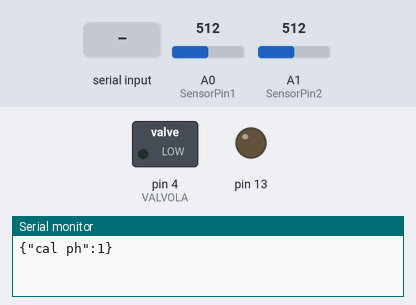
Bench run of a sketch on a simulated Arduino Uno, built with avr-gcc and run on an emulated ATmega328P. On the bench: switched loads named in the sketch (green lamp = pin HIGH), output pins drawn as LEDs (lit = HIGH), the last lines printed to the serial monitor. Dashed ring = blinking. The inputs (shaded band) are chosen by the test bench; at power-on: A0 (SensorPin1) = 512, A1 (SensorPin2) = 512.

Above: at 2.5 s.
2.6 s: "1" received over Serial
At 5.1 s:
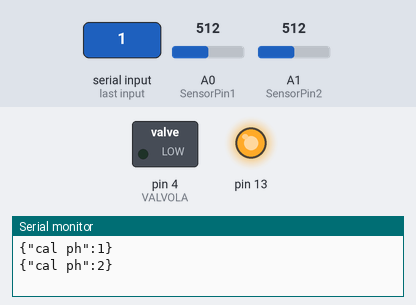
5.6 s: "0" received over Serial
At 6.91 s:
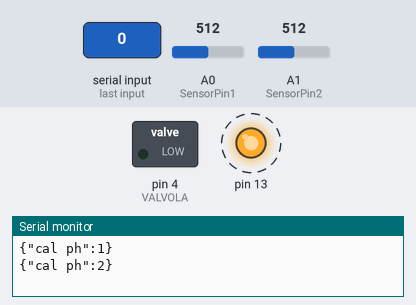
Timing chart, 0 to 9.0 s (numbered marks = the images above; inputs shaded):
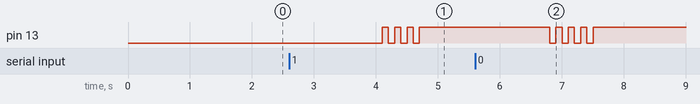

Measured:
- after the input at 2.6 s, pin 13: alternates HIGH for 0.10 s and LOW for 0.10 s, 7 changes in all, then stays HIGH, starting after 1.5 s
- after the input at 5.6 s, pin 13: alternates HIGH for 0.10 s and LOW for 0.10 s, 8 changes in all, then stays HIGH, starting after 1.2 s

The sketch:

tarature_phmeterarduinouno.ino
```cpp
#include <ArduinoJson.h>
#include <ArduinoJson.hpp>


float tdsValue1, tdsValue2;
float temperature1, temperature2;


//inizializzazione sensore temperatura
#include <DS18B20.h>
DS18B20 ds1(5);
DS18B20 ds2(6);
uint8_t address[] ={40, 250, 31, 218, 4, 0, 0, 52};
uint8_t selected;

/*

  Per reperire la libreria GravityTDS navigare a questo link:
  https://github.com/MRcodino07/HELIOS_SensoriArduinoUno/tree/main/Librerie

  Poi in Arduino IDE andare su Sketch/Include libraries/Add .zip e aggiungere il file scaricato NON ESTRATTO!

*/

//#include "GravityTDS1.h"
#include "GravityTDS.h"
#define TdsSensorPin1 A3
#define TdsSensorPin2 A4
GravityTDS gravityTds1, gravityTds2;

#define VALVOLA 4

/* CALIBRAZIONE CONDUCIMETRO!!!
  1. A sensore stabilizzato, scrivere nel Serial Monitor "enter"
  2. Scrivere successivamente "cal:" con in aggiunta la conducibilità della sostanza esaminata
    in uS/cm / 1.56 (per esempio se la conducibilità è 1500 uS/cm bisogna scrivere "cal: 961")
  3. Scrivere infine exit e premere invio per salvare la calibrazione
*/

// pH
// temperatura
// conducimetro


  float pHValue1, pHValue2;


//Alcune variabili e parametri necessari per il Sensore
#define SensorPin1 A0
#define SensorPin2 A1          //pH meter Analog output to Arduino Analog Input 0
#define Offset 0.00            //deviation compensate

#define ArrayLength  40    //times of collection
int pHArray1[ArrayLength], pHArray2[ArrayLength];
int tempArray1[ArrayLength], tempArray2[ArrayLength];  //Store the average value of the sensor feedback

//Parametri necessari per la linearizzazione
float calibph1_7=1.647, calibph2_7=1.647;
float calibph1_4=0.35, calibph2_4=0.35;
float m1, m2;
float b1, b2;

StaticJsonDocument<200> jsonBuffer;

float calcRetta(float ph4, float ph7){
  return (4.0-7.0)/(ph4 - ph7);
}
float calcB(float m, float ph7){
  return 7.0-m*ph7;
}


// chiamata in loop quando c'è un comando dalla seriale (mandato dal raspberry qui per arduino)
void gestSerialCmd() {
    static String riga;

    riga = Serial.readString();  // legge il json come stringa
    deserializeJson(jsonBuffer, riga); // lo converte in jsonBuffer

    if (jsonBuffer.containsKey("cal1")) {
      gravityTds1.setTemperature(temperature1);
      jsonBuffer["ritorno"] = gravityTds1.calibra(jsonBuffer["cal1"]);
      sendData(jsonBuffer);
    }
    else if (jsonBuffer.containsKey("cal2")) {
      gravityTds2.setTemperature(temperature2);
      jsonBuffer["ritorno"] = gravityTds2.calibra(jsonBuffer["cal2"]);
      sendData(jsonBuffer);
    }
    else if (jsonBuffer.containsKey("cal ph")) { // { "cal ph": 1, "ph4":0.5, "ph7":2.4 }
      if (jsonBuffer["cal ph"]== 1){
        calibph1_4=jsonBuffer["ph4"];
        calibph1_7=jsonBuffer["ph7"];
        m1=calcRetta(calibph1_4,calibph1_7);
        b1=calcB(m1,calibph1_7);
      }
      else { // ph 2
        calibph2_4=jsonBuffer["ph4"];
        calibph2_7=jsonBuffer["ph7"];
        m2=calcRetta(calibph2_4,calibph2_7);
        b2=calcB(m2,calibph2_7);
      }
      jsonBuffer.clear();
    }
    // eventuali altri comandi...
}

// Funzione per la calibrazione dei due ph
void calibratePh(){
  pinMode(LED_BUILTIN, OUTPUT);  // Initialize the LED_BUILTIN pin as an output

  for (int i = 1; i<=2; i++){
    jsonBuffer.clear();
    // chiediamo parametri del  sensore PH i-esimo (1 o 2)
    jsonBuffer["cal ph"] = i;
    sendData(jsonBuffer);
    while (!Serial.available()){ // aspettiamo risposta da raspberry
      delay(500);
    }
    gestSerialCmd();

    // facciamo lampeggiare il led per capire che va tutto bene
    for (int k=0;k<4;k++){
        digitalWrite(LED_BUILTIN, LOW);
        delay(100);
        digitalWrite(LED_BUILTIN, HIGH);
        delay(100);
    }
  }
}


// Variabili e costanti per la gestione dell'elettrovalvola
bool aperto = false;
const int MINIMO = 800;
const int MASSIMO = 1400;
// Metodo che apre o chiude l'elettrovalvola in base
void gestioneValvola() {
  float cond = ((tdsValue1+tdsValue2)/2) * 1.56;
  if (aperto && cond > MASSIMO || !aperto && cond < MINIMO) {
    aperto = !aperto;
    jsonBuffer["valvolaAperta"] = aperto;
    digitalWrite (VALVOLA, aperto ? HIGH : LOW);
  }
/* vecchio codice!!!
  if (aperto || cond < MINIMO) {
    jsonBuffer["valvolaAperta"] = 1;
    digitalWrite (VALVOLA, HIGH);

    if (cond < MASSIMO) {
      aperto = true;
    } else {
      aperto = false;
    }

  } else {
    jsonBuffer["valvolaAperta"] = 0;
    digitalWrite (VALVOLA, LOW);
  }
  */
}


void setup() {

  Serial.begin(9600);
  // This delay gives the chance to wait for a Serial Monitor without blocking if none is found
  delay(1500);


  gravityTds1.setPin(TdsSensorPin1);
  gravityTds1.setAref(5.0);  //reference voltage on ADC, default 5.0V on Arduino UNO
  gravityTds1.setAdcRange(1024);  //1024 for 10bit ADC;4096 for 12bit ADC
  gravityTds1.begin();
  gravityTds2.setPin(TdsSensorPin2);
  gravityTds2.setAref(5.0);  //reference voltage on ADC, default 5.0V on Arduino UNO
  gravityTds2.setAdcRange(1024);  //1024 for 10bit ADC;4096 for 12bit ADC
  gravityTds2.begin();  //initialization

  pinMode(VALVOLA, OUTPUT); //Pin della valvola

	//Retta
	m1=calcRetta(calibph1_4,calibph1_7);
  b1=calcB(m1,calibph1_7);
	m2=calcRetta(calibph2_4,calibph2_7);
  b2=calcB(m2,calibph2_7);

  calibratePh();

  jsonBuffer["valvolaAperta"] = aperto;
  sendData(jsonBuffer);
}


// VERO -> pH; FALSO -> TDS

const int COND_INTERVAL = 5000;
const int PH_INTERVAL = 5000;
const int TEMP_INTERVAL = 5000;

void loop() {
  static unsigned long millisCOND = millis();
  static unsigned long millisPH = millis();
  static unsigned long millisTEMP = millis();
  static float voltage1, voltage2;

  // qualche comando da Raspberry?
  if (Serial.available()){
    gestSerialCmd();
  }


  if(millis()-millisCOND > COND_INTERVAL){

    gravityTds1.setTemperature(temperature1);
    gravityTds1.update();
    tdsValue1 = gravityTds1.getTdsValue();

    jsonBuffer["conducimetro1"] = tdsValue1*1.56;

    gravityTds2.setTemperature(temperature2);
    gravityTds2.update();
    tdsValue2 = gravityTds2.getTdsValue();

    jsonBuffer["conducimetro2"] = tdsValue2*1.56;

    millisCOND=millis();

    gestioneValvola();

    sendData(jsonBuffer);
  }

  if(millis()-millisPH > PH_INTERVAL){

    for (int i = 0; i < ArrayLength; i++) {
      pHArray1[i] = analogRead(SensorPin1);
      delay(20);
    }
    voltage1 = averagearray(pHArray1, ArrayLength)*5.0/1024;
    pHValue1 = m1*voltage1+b1;
    jsonBuffer["pH1"] = pHValue1;
    jsonBuffer["voltage1"] = voltage1;

    for (int i = 0; i < ArrayLength; i++) {
      pHArray2[i] = analogRead(SensorPin2);
      delay(20);
    }
    voltage2 = averagearray(pHArray2, ArrayLength)*5.0/1024;
    pHValue2 = m2*voltage2+b2;
    jsonBuffer["pH2"] = pHValue2;
    jsonBuffer["voltage2"] = voltage2;

    millisPH=millis();

    sendData(jsonBuffer);

  }

  if(millis()-millisTEMP > TEMP_INTERVAL) {

    temperature1 = ds1.getTempC();
    jsonBuffer["temperatura1"] = temperature1;
    temperature2 = ds2.getTempC();
    jsonBuffer["temperatura2"] = temperature2;

    millisTEMP=millis();

    sendData(jsonBuffer);

  }

}

void sendData(StaticJsonDocument<200> &jBuff){
  if (jBuff.isNull())
    return;
  serializeJson(jBuff, Serial); // Serializza il buffer JSON e lo invia sulla seriale
  Serial.println(); // Aggiunge un newline alla fine del messaggio

  jBuff.clear(); // Pulisce il buffer JSON per il prossimo utilizzo
}

double averagearray(int* arr, int number){
  int i;
  int max,min;
  double avg;
  double amount=0;
  if(number<=0){
    Serial.println("Error number for the array to avraging!/n");
    return 0;
  }
  if(number<5){   //less than 5, calculated directly statistics
    for(i=0;i<number;i++){
      amount+=arr[i];
    }
    avg = amount/number;
    return avg;
  }else{
    if(arr[0]<arr[1]){
      min = arr[0];max=arr[1];
    }
    else{
      min=arr[1];max=arr[0];
    }
    for(i=2;i<number;i++){
      if(arr[i]<min){
        amount+=min;        //arr<min
        min=arr[i];
      }else {
        if(arr[i]>max){
          amount+=max;    //arr>max
          max=arr[i];
        }else{
          amount+=arr[i]; //min<=arr<=max
        }
      }//if
    }//for
    avg = (double)amount/(number-2);
  }//if
  return avg;
}
```
